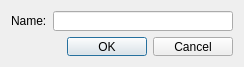
<?xml version="1.0" encoding="UTF-8"?>
<ui version="4.0">
 <class>Dialog</class>
 <widget class="QDialog" name="Dialog">
  <property name="geometry">
   <rect>
    <x>0</x>
    <y>0</y>
    <width>244</width>
    <height>67</height>
   </rect>
  </property>
  <property name="minimumSize">
   <size>
    <width>244</width>
    <height>67</height>
   </size>
  </property>
  <property name="windowTitle">
   <string>Dialog</string>
  </property>
  <layout class="QGridLayout" name="gridLayout">
   <item row="0" column="1">
    <widget class="QLineEdit" name="nif"/>
   </item>
   <item row="0" column="0">
    <widget class="QLabel" name="label">
     <property name="text">
      <string>Name:</string>
     </property>
    </widget>
   </item>
   <item row="1" column="0" colspan="2">
    <widget class="QDialogButtonBox" name="buttonBox">
     <property name="maximumSize">
      <size>
       <width>226</width>
       <height>23</height>
      </size>
     </property>
     <property name="orientation">
      <enum>Qt::Horizontal</enum>
     </property>
     <property name="standardButtons">
      <set>QDialogButtonBox::Cancel|QDialogButtonBox::Ok</set>
     </property>
    </widget>
   </item>
  </layout>
 </widget>
 <tabstops>
  <tabstop>nif</tabstop>
  <tabstop>buttonBox</tabstop>
 </tabstops>
 <resources/>
 <connections>
  <connection>
   <sender>buttonBox</sender>
   <signal>accepted()</signal>
   <receiver>Dialog</receiver>
   <slot>accept()</slot>
   <hints>
    <hint type="sourcelabel">
     <x>248</x>
     <y>254</y>
    </hint>
    <hint type="destinationlabel">
     <x>157</x>
     <y>274</y>
    </hint>
   </hints>
  </connection>
  <connection>
   <sender>buttonBox</sender>
   <signal>rejected()</signal>
   <receiver>Dialog</receiver>
   <slot>reject()</slot>
   <hints>
    <hint type="sourcelabel">
     <x>316</x>
     <y>260</y>
    </hint>
    <hint type="destinationlabel">
     <x>286</x>
     <y>274</y>
    </hint>
   </hints>
  </connection>
 </connections>
</ui>
